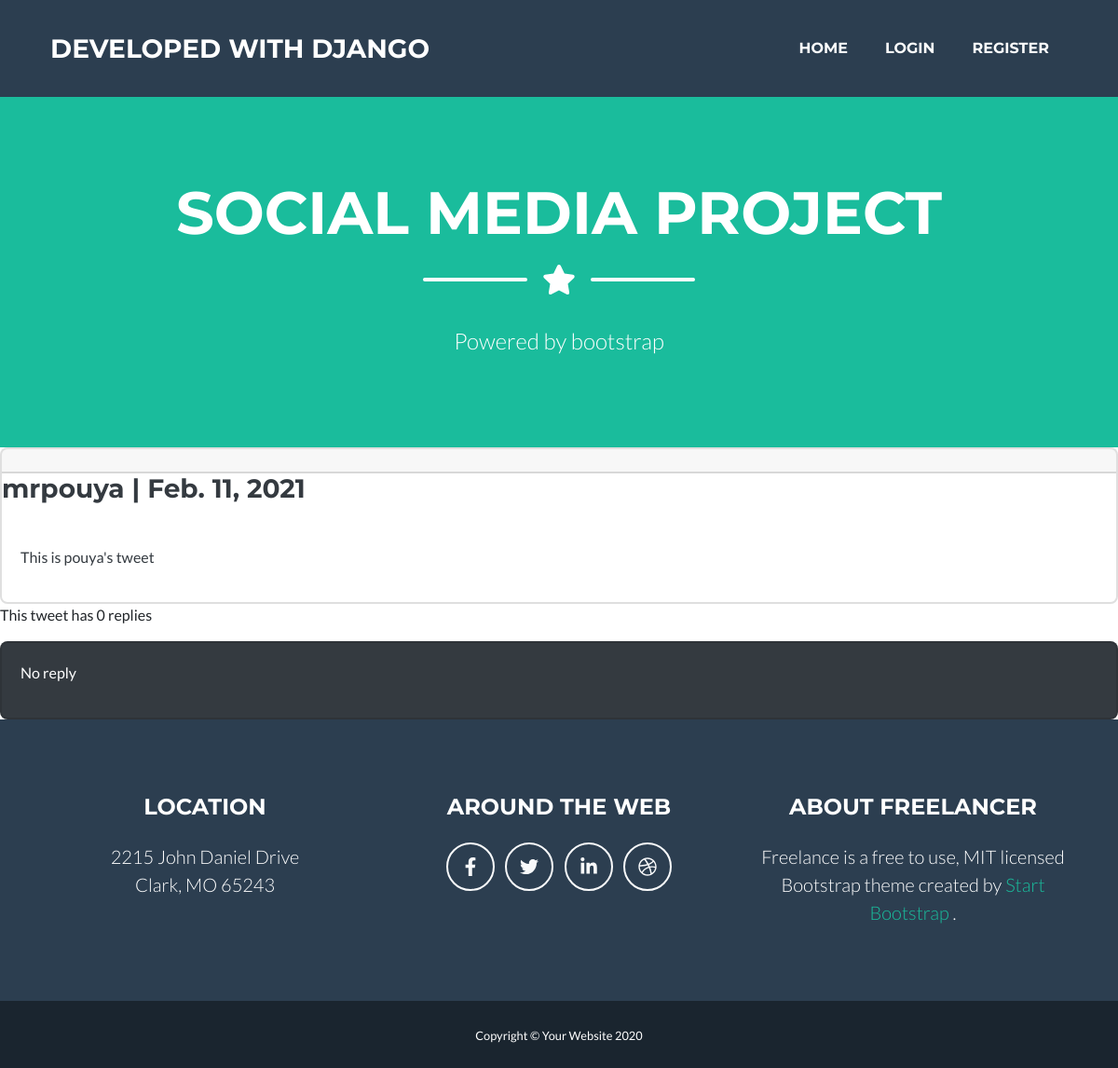
Page /2021/2/11/pouya/ on the earlier database version.
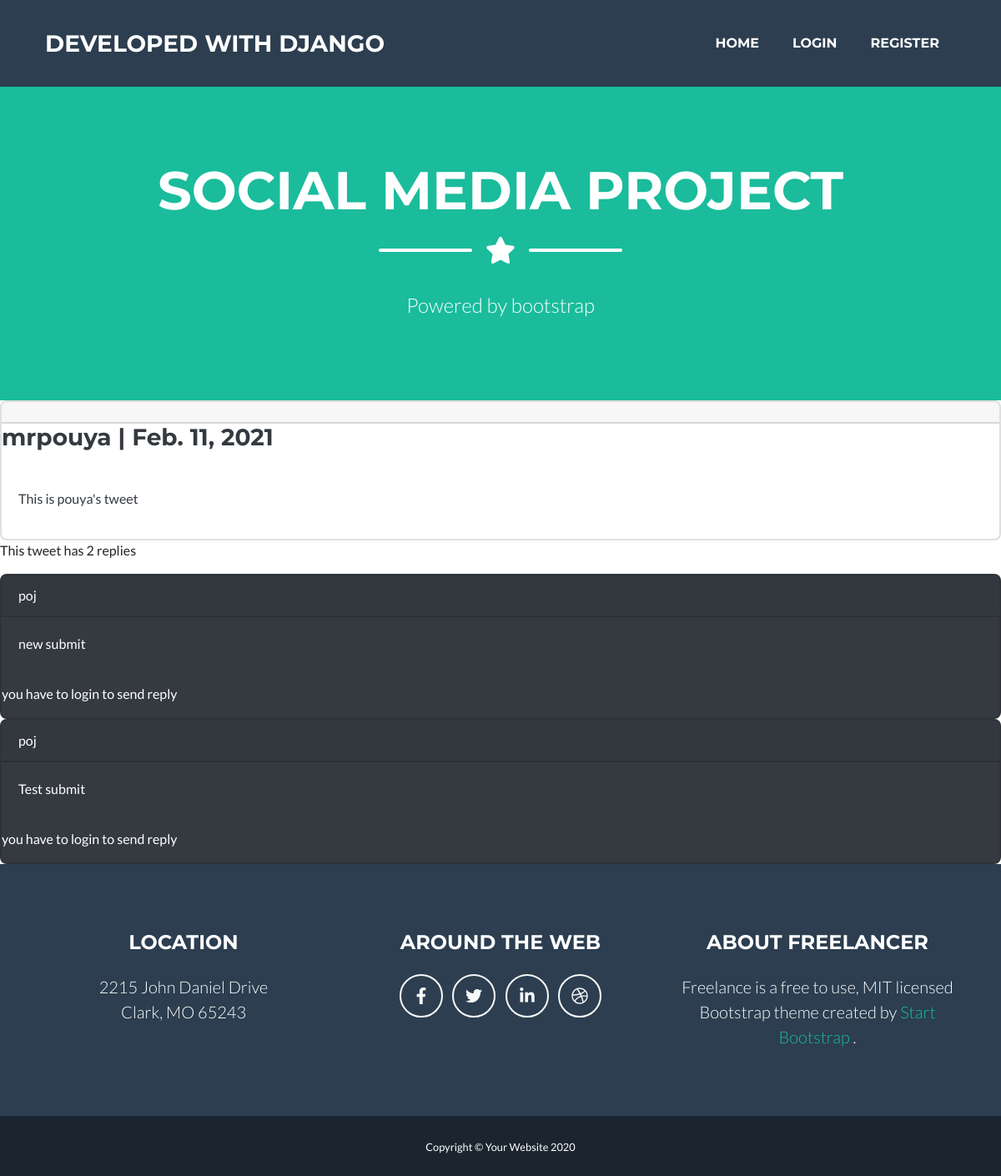
Same page on the later database version.
### posts/models.py (models this page shows, shortened)
class Comment (models.Model):
    user = models.ForeignKey(User, on_delete=models.CASCADE, related_name='ucomment')
    post = models.ForeignKey(Post, on_delete=models.CASCADE, related_name='pcomment')
    reply = models.ForeignKey('self', on_delete=models.CASCADE, null=True, blank=True, related_name='rcomment')
    is_reply = models.BooleanField(default=False)
    body = models.TextField(max_length=400)
    created = models.DateTimeField(auto_now=True)
    class Meta:
        ordering = ('-created',)

### posts/views.py (the view)
# urls.py: path('<int:year>/<int:month>/<int:day>/<slug:slug>/', views.post_detail, name = "post_detail"),
def post_detail(request, year, month, day, slug):
    post = get_object_or_404(Post, created__year = year, created__month = month, created__day = day, slug = slug)
    comment = Comment.objects.filter(post=post, is_reply=False)
    reply_form = AddReplyForm()
    can_like = False
    if request.user.is_authenticated:
        if post.user_can_like(request.user):
            can_like = True
    print (can_like)
    if request.method=='POST':
        form = AddCommentForm(request.POST)
        if form.is_valid():
            new_comment = form.save(commit=False)
            new_comment.post = post
            new_comment.user = request.user
            new_comment.save()
            messages.success(request, 'your reply submitted succussfully', 'success')
    else:
        form = AddCommentForm()
    return render(request, 'posts/post_detail.html', {'post':post, 'comment':comment, 'form':form, 'reply':reply_form, 'can_like':can_like})

### posts/templates/posts/post_detail.html (shortened to what this page needs)
{% extends 'index.html' %}
{% block content %}
   <div class = "card bg-white text-dark">
      <p class="card-header"><h3>{{post.user }} | {{post.created|date}}</h3></p>
      <p class="card-body">
         {{post.body}}
      </p>
   </div>
   <p> This tweet has {{comment.count}} replies </p>
   {% for co in comment %}
    <div class="card bg-dark text-white">
       <p class="card-header"> {{co.user}}</p>
       <p class="card-body"> {{co.body}}</p>
       {% if request.user.is_authenticated %}
       <div class="card-body">
            <form action="{% url 'posts:add_reply' post.id co.id %}" method="post">
               {%csrf_token%}
            {{reply.as_p}}
            <input type="submit" value="Send">
            </form>
       </div>
       {% else %}
       <p> you have to login to send reply</p>
       {% endif %}
    </div>
    {% empty %}
    <div class="card bg-dark text-white">
      <p class="card-body"> No reply </p>
   </div>
 {% endfor %}
{% endblock %}

Differences in the rows shown:
added Comment: user "poj", body "new submit"
added Comment: user "poj", body "Test submit"
Other differences:
{{ comment.count }}: "0" → "2"
text no longer shown: "No reply"
